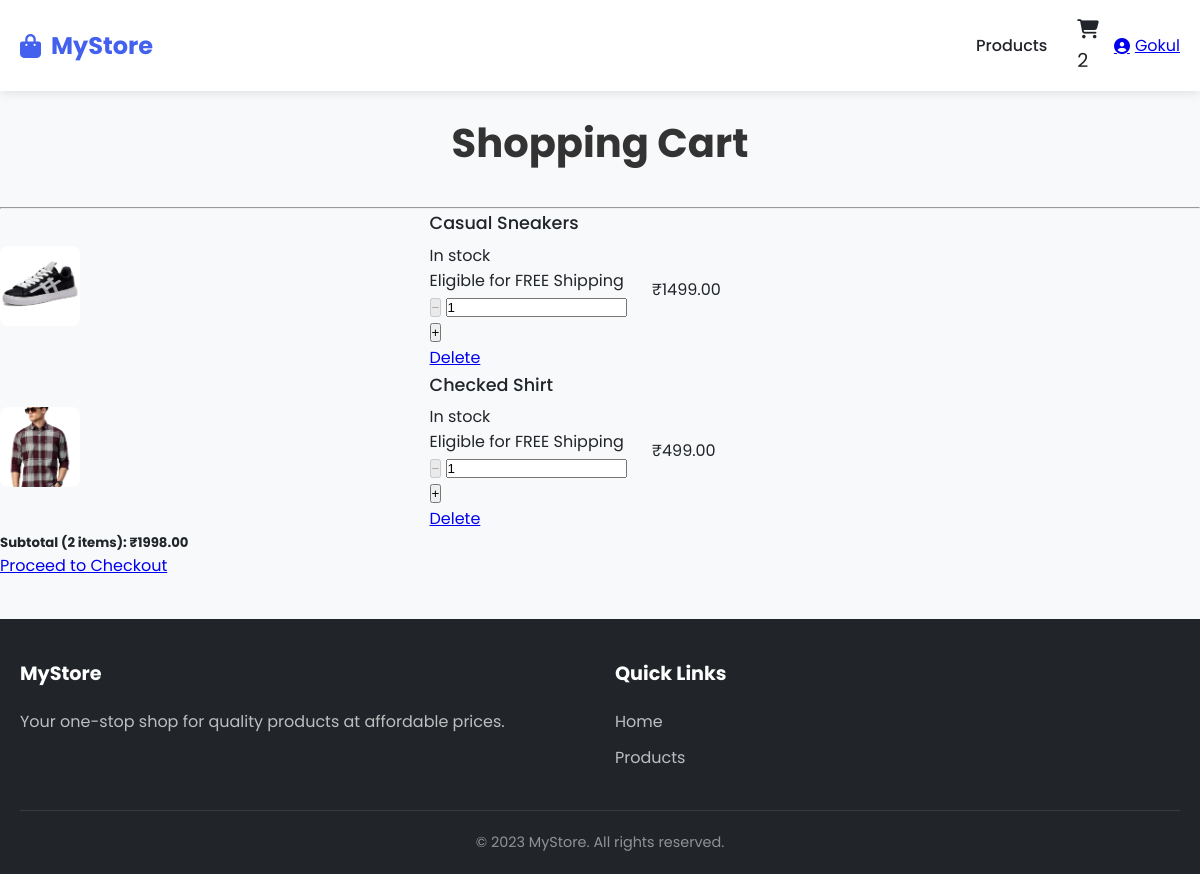
Page /cart/ (signed in) on the committed database.
### store/models.py (models this page shows, shortened)
class Cart(models.Model):
    user = models.ForeignKey(User, on_delete=models.CASCADE)  # link to logged-in user
    product = models.ForeignKey(Product, on_delete=models.CASCADE)
    quantity = models.PositiveIntegerField(default=1)
    added_at = models.DateTimeField(auto_now_add=True)
    @property
    def total_price(self):
        return self.quantity * self.product.price

class Product(models.Model):
    name = models.CharField(max_length=100)
    description = models.TextField()
    price = models.DecimalField(max_digits=10, decimal_places=2)
    image = models.ImageField(upload_to='products/', blank=True, null=True)
    category = models.CharField(max_length=100, blank=True, null=True)
    is_new = models.BooleanField(default=False)

### store/views.py (the view)
# urls.py: path('cart/', views.view_cart, name='view_cart'),
@login_required(login_url='login')
def view_cart(request):
    cart_items = Cart.objects.filter(user=request.user)
    total_price = sum(item.total_price for item in cart_items)
    return render(request, 'store/cart.html', {'cart_items': cart_items, 'total_price': total_price})

### store/views.py (called while the page is built)
def cart_count(request):
    if request.user.is_authenticated:
        return {'cart_count': Cart.objects.filter(user=request.user).count()}
    return {'cart_count': 0}

### store/templates/store/cart.html (shortened to what this page needs)
{% extends "store/base.html" %}
{% load static %}
{% block content %}
<div class="cart-container">
    <h2 class="cart-title">Shopping Cart</h2>
    <hr>
    {% if cart_items %}
        {% for item in cart_items %}
        <div class="cart-item">
            <div class="cart-item-image">
                {% if item.product.image %}
                    <img src="{{ item.product.image.url }}" alt="{{ item.product.name }}">
                {% else %}
                    <img src="{% static 'images/default.png' %}" alt="No image available">
                {% endif %}
            </div>
            <div class="cart-item-info">
                <h5>{{ item.product.name }}</h5>
                <p class="stock">In stock</p>
                <p class="shipping">Eligible for FREE Shipping</p>
                <div class="quantity-form">
                    <form method="post" action="{% url 'update_cart_quantity' item.id %}">
                        <button type="submit" name="quantity" value="{{ item.quantity|add:'-1' }}" class="qty-btn" {% if item.quantity <= 1 %}disabled{% endif %}>−</button>
                        <input type="number" value="{{ item.quantity }}" readonly class="qty-input">
                        <button type="submit" name="quantity" value="{{ item.quantity|add:'1' }}" class="qty-btn">+</button>
                    </form>
                </div>
                <div class="actions">
                    <a href="{% url 'remove_from_cart' item.id %}">Delete</a>
                </div>
            </div>
            <div class="cart-item-price">
                ₹{{ item.product.price }}
            </div>
        </div>
        {% endfor %}
        <div class="cart-subtotal">
            <h5>Subtotal ({{ cart_items|length }} items): ₹{{ total_price }}</h5>
            <a href="#" class="checkout-btn">Proceed to Checkout</a>
        </div>
    {% else %}
        <div class="empty-cart">
            Your cart is empty. <a href="{% url 'product_list' %}">Shop now</a>
        </div>
    {% endif %}
</div>
{% endblock %}

### store/templates/store/base.html (shortened to what this page needs)
{% load static %}
<!DOCTYPE html>
<html lang="en">
<head>
    <link rel="stylesheet" href="https://cdnjs.cloudflare.com/ajax/libs/font-awesome/6.4.0/css/all.min.css">
    <link rel="stylesheet" href="{% static 'css/style.css' %}">
</head>
<body class="{% block body_class %}{% endblock %}">
    <header>
        <div class="container">
            <nav class="navbar">
                <div class="nav-brand">
                    <a href="{% url 'home' %}" class="logo">
                        <i class="fas fa-shopping-bag"></i> MyStore
                    </a>
                </div>
                <div class="nav-links-container">
                    <ul class="nav-links">
                        <li><a href="{% url 'product_list' %}">Products</a></li>
                    </ul>
                    <ul class="nav-actions">
                        <li>
                            <a href="{% url 'view_cart' %}" class="cart-icon">
                                <i class="fas fa-shopping-cart"></i>
                                <span id="cart-count" class="badge">{{ cart_count }}</span>
                            </a>
                        </li>
                        {% if request.user.is_authenticated %}
                            <li class="user-dropdown">
                                <a href="#"><i class="fas fa-user-circle"></i> {{ request.user.username }}</a>
                            </li>
                        {% else %}
                            <li><a href="{% url 'login' %}">Login</a></li>
                            <li><a href="{% url 'register' %}" class="btn btn-outline">Register</a></li>
                        {% endif %}
                    </ul>
                </div>
            </nav>
        </div>
    </header>
    <main>
        {% block content %}{% endblock %}
    </main>
    <footer>
        <div class="container">
            <div class="footer-grid">
                <div class="footer-col">
                    <h3>MyStore</h3>
                    <p>Your one-stop shop for quality products at affordable prices.</p>
                </div>
                <div class="footer-col">
                    <h3>Quick Links</h3>
                    <ul>
                        <li><a href="{% url 'home' %}">Home</a></li>
                        <li><a href="{% url 'product_list' %}">Products</a></li>
                    </ul>
                </div>
            </div>
            <div class="footer-bottom">
                <p>&copy; 2023 MyStore. All rights reserved.</p>
            </div>
        </div>
    </footer>
</body>
</html>

### static/css/style.css (style rules this page uses)
:root { --primary: #4361ee; --primary-dark: #3a56d4; --accent: #f72585; --light: #f8f9fa; --dark: #212529; --gray: #6c757d; --light-gray: #e9ecef; --border-radius: 10px; --shadow: 0 5px 15px rgba(0, 0, 0, 0.1); --transition: all 0.3s ease; }
* { margin: 0; padding: 0; box-sizing: border-box; }
body { font-family: 'Poppins', sans-serif; line-height: 1.6; color: var(--dark); background-color: var(--light); min-height: 100vh; display: flex; flex-direction: column; }
.container { width: 100%; max-width: 1200px; margin: 0 auto; padding: 0 20px; }
header { background: white; box-shadow: 0 2px 10px rgba(0,0,0,0.1); position: sticky; top: 0; z-index: 1000; }
.navbar { display: flex; justify-content: space-between; align-items: center; padding: 15px 0; }
.nav-brand { display: flex; align-items: center; justify-content: space-between; width: 100%; }
.logo { font-size: 1.5rem; font-weight: 700; color: var(--primary); text-decoration: none; display: flex; align-items: center; gap: 10px; }
.nav-links-container { display: flex; align-items: center; }
.nav-links { display: flex; list-style: none; margin-right: 30px; }
.nav-links li { margin-left: 20px; }
.nav-links a { text-decoration: none; color: var(--dark); font-weight: 500; transition: var(--transition); position: relative; padding: 5px 0; }
.nav-links a::after { content: ''; position: absolute; bottom: 0; left: 0; width: 0; height: 2px; background: var(--primary); transition: var(--transition); }
.nav-actions { display: flex; align-items: center; list-style: none; gap: 15px; }
.cart-icon { position: relative; color: var(--dark); text-decoration: none; font-size: 1.2rem; }
.user-dropdown { position: relative; }
.user-dropdown > a { display: flex; align-items: center; gap: 5px; }
main { flex: 1; padding-top: 20px; padding-bottom: 40px; }
footer { background: var(--dark); color: white; padding: 40px 0 20px; margin-top: auto; }
.footer-grid { display: grid; grid-template-columns: repeat(auto-fit, minmax(200px, 1fr)); gap: 30px; margin-bottom: 30px; }
.footer-col h3 { font-size: 1.2rem; margin-bottom: 20px; color: white; }
.footer-col p { color: rgba(255,255,255,0.7); margin-bottom: 15px; }
.footer-col ul { list-style: none; }
.footer-col li { margin-bottom: 10px; }
.footer-col a { color: rgba(255,255,255,0.7); text-decoration: none; transition: var(--transition); }
.footer-bottom { text-align: center; padding-top: 20px; border-top: 1px solid rgba(255,255,255,0.1); color: rgba(255,255,255,0.5); font-size: 0.9rem; }
.cart-title { font-size: 2.5rem; margin-bottom: 2rem; text-align: center; color: #333; }
.cart-item-image img { width: 80px; height: 80px; border-radius: 8px; object-fit: cover; }
.cart-item-info h5 { font-size: 1.1rem; margin: 0 0 5px 0; font-weight: 500; }
@media (min-width: 992px) { .nav-links { gap: 1.5rem; } }
@media (min-width: 768px) { .cart-item { display: grid; grid-template-columns: 2fr 1fr 1fr 1fr 0.5fr; align-items: center; gap: 15px; } }

### rows in the picture
Cart: product.image (picture), product.name "Casual Sneakers", quantity "1", product.price "1499.00"
Cart: product.image (picture), product.name "Checked Shirt", quantity "1", product.price "499.00"

### other values in the picture
{{ cart_count }} "2"
{{ request.user.username }} "Gokul"
{{ cart_items|length }} "2"
{{ total_price }} "1998.00"
